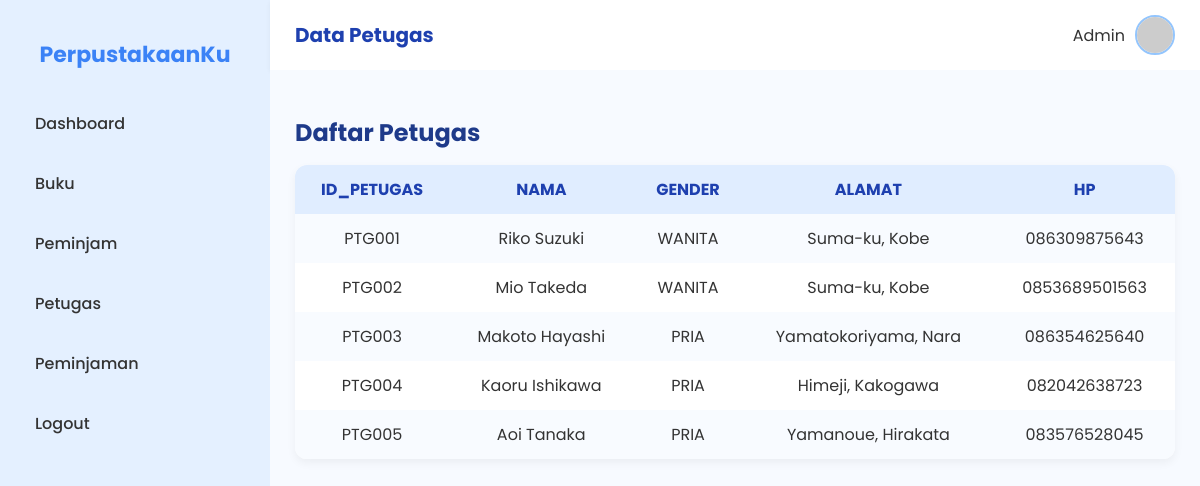
The app's page /petugas.php with its own data.
### tables this page shows
CREATE TABLE `petugas` (
  `ID_PETUGAS` varchar(20) NOT NULL,
  `NAMA` varchar(50) NOT NULL,
  `GENDER` enum('PRIA','WANITA') NOT NULL,
  `ALAMAT` varchar(100) NOT NULL,
  `HP` varchar(15) NOT NULL
);

### petugas.php (the view, shortened to what this page needs)
<!DOCTYPE html>
<html lang="id">
<head>
    <link rel="stylesheet" href="style.css">
</head>
<body>
    <div class="sidebar">
        <h2>PerpustakaanKu</h2>
        <ul>
            <li><a href="Dashboard.php">Dashboard</a></li>
            <li><a href="Buku.php">Buku</a></li>
            <li><a href="Peminjam.php">Peminjam</a></li>
            <li><a href="Petugas.php">Petugas</a></li>
            <li><a href="Peminjaman.php">Peminjaman</a></li>
            <li><a href="Login.php">Logout</a></li>
        </ul>
    </div>
    <div class="main">
        <header>
            <h1>Data Petugas</h1>
            <div class="user-info">
                <span>Admin</span>
                <img src="https://i.pravatar.cc/100" alt="User">
            </div>
        </header>
        <div class="content">
            <h2>Daftar Petugas</h2>
            <table border="0" cellspacing="0" cellpadding="8">
                <tr>
                    <th>ID_PETUGAS</th>
                    <th>NAMA</th>
                    <th>GENDER</th>
                    <th>ALAMAT</th>
                    <th>HP</th>
                </tr>
                <?php
                include "koneksi.php";
                $data = mysqli_query($koneksi, "SELECT * FROM petugas");
                while ($tampil = mysqli_fetch_array($data)) {
                ?>
                    <tr>
                        <td><?php echo $tampil['ID_PETUGAS']; ?></td>
                        <td><?php echo $tampil['NAMA']; ?></td>
                        <td><?php echo $tampil['GENDER']; ?></td>
                        <td><?php echo $tampil['ALAMAT']; ?></td>
                        <td><?php echo $tampil['HP']; ?></td>
                    </tr>
                <?php
                }
                ?>
            </table>
        </div>
    </div>
</body>
</html>

### style.css (style rules this page uses)
body { margin: 0; font-family: "Poppins", sans-serif; background-color: #f7faff; color: #333; display: flex; height: 100vh; overflow: hidden; }
.sidebar { width: 230px; background-color: #e4f0ff; padding: 20px; box-shadow: 2px 0 8px rgba(0, 0, 0, 0.05); }
.sidebar h2 { color: #3b82f6; text-align: center; font-size: 22px; margin-bottom: 30px; }
.sidebar ul { list-style: none; padding: 0; }
.sidebar ul li { margin: 15px 0; }
.sidebar ul li a { text-decoration: none; color: #333; padding: 10px 15px; display: block; border-radius: 12px; font-weight: 500; font-size: 16px; transition: all 0.3s ease; }
.main { flex: 1; display: flex; flex-direction: column; }
header { background-color: #ffffff; padding: 15px 25px; display: flex; justify-content: space-between; align-items: center; box-shadow: 0 2px 5px rgba(0, 0, 0, 0.05); }
header h1 { font-size: 20px; color: #1e40af; margin: 0; }
.user-info { display: flex; align-items: center; gap: 10px; }
.user-info img { width: 36px; height: 36px; border-radius: 50%; border: 2px solid #93c5fd; }
.content { flex: 1; padding: 25px; overflow-y: auto; background-color: #f7faff; }
h2 { color: #1e3a8a; margin-bottom: 15px; }
table { width: 100%; border-collapse: collapse; background-color: #ffffff; border-radius: 12px; overflow: hidden; box-shadow: 0 4px 10px rgba(0, 0, 0, 0.05); }
th, td { padding: 12px 15px; text-align: center; }
th { background-color: #e0edff; color: #1e40af; }
tr:nth-child(even) { background-color: #f8fbff; }

### records on screen
petugas: ID_PETUGAS "PTG001", NAMA "Riko Suzuki", GENDER "WANITA", ALAMAT "Suma-ku, Kobe", HP "086309875643"
petugas: ID_PETUGAS "PTG002", NAMA "Mio Takeda", GENDER "WANITA", ALAMAT "Suma-ku, Kobe", HP "0853689501563"
petugas: ID_PETUGAS "PTG003", NAMA "Makoto Hayashi", GENDER "PRIA", ALAMAT "Yamatokoriyama, Nara", HP "086354625640"
petugas: ID_PETUGAS "PTG004", NAMA "Kaoru Ishikawa", GENDER "PRIA", ALAMAT "Himeji, Kakogawa", HP "082042638723"
petugas: ID_PETUGAS "PTG005", NAMA "Aoi Tanaka", GENDER "PRIA", ALAMAT "Yamanoue, Hirakata", HP "083576528045"
